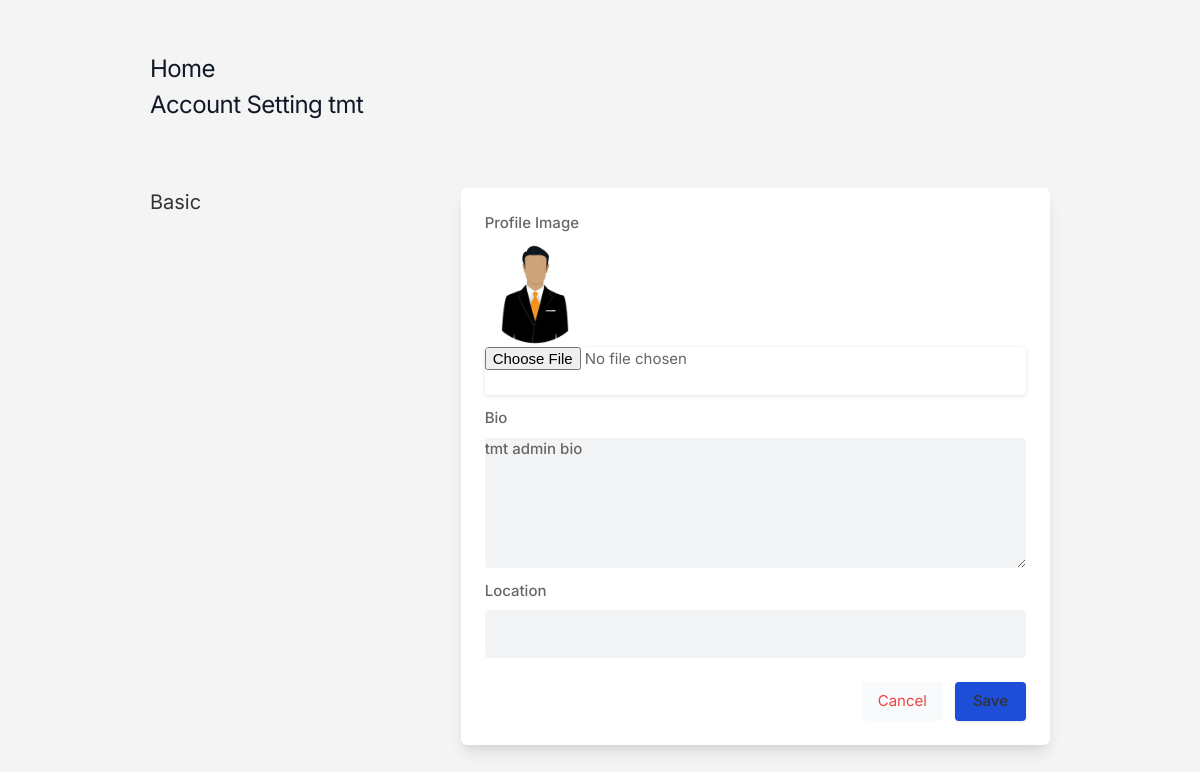
Page /settings (signed in) on the earlier database version.
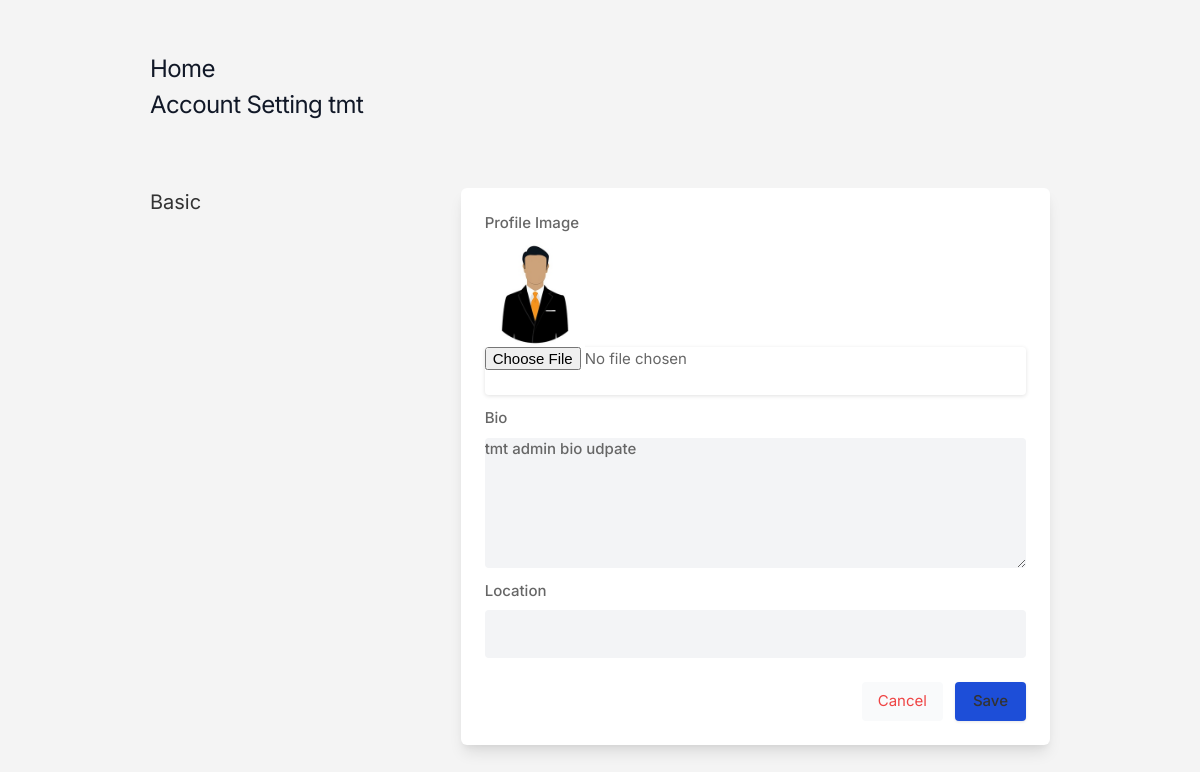
Same page on the later database version.
### core/models.py (models this page shows, shortened)
class Profile(models.Model):
    user = models.OneToOneField(User, on_delete=models.CASCADE)
    userId = models.IntegerField()
    userName = models.CharField(
        max_length=100, default="usernamedefaut", unique=True)
    bio = models.TextField(blank=True)
    profileimage = models.ImageField(
        upload_to="profile_images", default="defaultimg.jpg")
    location = models.CharField(max_length=100,  blank=True)
    indexes = [
        models.Index(fields=['userName', ]),
    ]

### core/views.py (the view, shortened to what this page needs)
# urls.py: path("settings", views.settings, name="settings"),
@login_required
def settings(request):
    userProfile = Profile.objects.get(user=request.user)
    return render(request, 'setting.html', {'userProfile': userProfile})

### templates/setting.html (shortened to what this page needs)
{% load static %}
<!DOCTYPE html>
<html lang="en">
  <head>
    <link rel="stylesheet" href="{% static 'assets/css/icons.css' %}" />
    <link rel="stylesheet" href="{% static 'assets/css/uikit.css' %}" />
    <link rel="stylesheet" href="{% static 'assets/css/style.css' %}" />
    <link rel="stylesheet" href="{% static 'assets/css/tailwind.css' %}" />
  </head>
  <body>
    <div class="container m-auto">
      <h1 class="text-2xl leading-none text-gray-900 tracking-tight mt-3">
        <a href="/">Home</a>
      </h1>
      <h1 class="text-2xl leading-none text-gray-900 tracking-tight mt-3">
        Account Setting {{user.username}}
      </h1>
      <br />
      <form action="" method="POST" enctype="multipart/form-data">
        <div class="grid lg:grid-cols-3 mt-12 gap-8">
          <div>
            <h3 class="text-xl mb-2">Basic</h3>
          </div>
          <div class="bg-white rounded-md lg:shadow-lg shadow col-span-2">
            <div class="grid grid-cols-2 gap-3 lg:p-6 p-4">
              <div class="col-span-2">
                <label for=""> Profile Image</label>
                <img
                  width="100px"
                  height="100px"
                  src="{{userProfile.profileimage.url}}"
                  alt=""
                />
                <input type="file" name="image" />
              </div>
              <div class="col-span-2">
                <label for="about">Bio</label>
                <textarea
                  id="about"
                  name="bio"
                  rows="3"
                  class="shadow-none bg-gray-100"
                >
{{userProfile.bio}}</textarea
                >
              </div>
              <div class="col-span-2">
                <label for=""> Location</label>
                <input
                  name="location"
                  type="text"
                  placeholder=""
                  value="{{userProfile.location}}"
                  class="shadow-none bg-gray-100"
                />
              </div>
            </div>
            <div class="bg-gray-10 p-6 pt-0 flex justify-end space-x-3">
              <button class="p-2 px-4 rounded bg-gray-50 text-red-500">
                Cancel
              </button>
              <button type="submit" class="button bg-blue-700">Save</button>
            </div>
          </div>
          <br />
        </div>
      </form>
    </div>
  </body>
</html>

Differences in the rows shown:
changed Profile: bio "tmt admin bio" → "tmt admin bio udpate"
